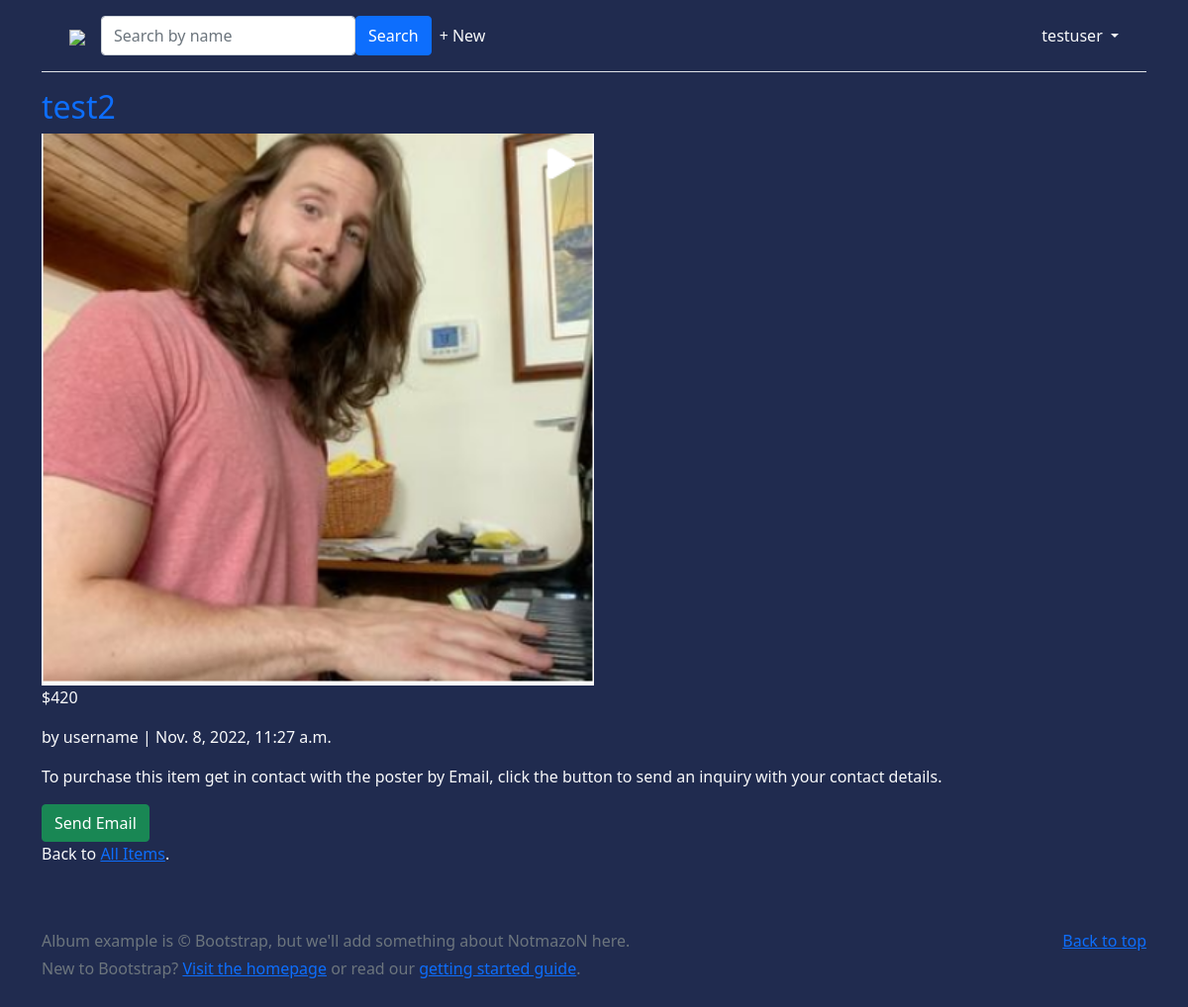
Page /2/ (signed in) on the committed database.
### accounts/models.py (models this page shows)
class CustomUser(AbstractUser):
    age = models.PositiveIntegerField(null=True, blank=True)
    id = models.AutoField(primary_key=True)

### itemsforsale/models.py (models this page shows, shortened)
class Item(models.Model):
    title = models.CharField(max_length=255)
    price = models.CharField(max_length=20)
    description = models.TextField(default='')
    image = models.ImageField(upload_to="images/", default="images/no-img.jpg")
    date = models.DateTimeField(auto_now_add=True)
    author = models.ForeignKey(
        CustomUser,
        on_delete=models.CASCADE,
    )

### itemsforsale/views.py (the view, shortened to what this page needs)
# urls.py: path("<int:pk>/", ItemDetailView.as_view(), name="item_detail"),
class ItemDetailView(LoginRequiredMixin, DetailView):
    model = Item
    template_name = "item_detail.html"
    def get(self, request, pk):
        logging.info('getting item detail view')
        return render(
            request,
            self.template_name,
            context={
                'item': self.get_object()
            },
        )

### templates/item_detail.html (shortened to what this page needs)
{% extends "base.html" %}
{% block content %}
<div class="article-entry">
    <h2 class="text-primary">{{ item.title }}</h2>
    <img src="{{ item.image.url }}" height="50%" width="50%" />
    <p class="text-light">${{ item.price }}</p>
    <p class="text-light">by {{ item.author }} | {{ item.date }}</p>
</div>
{% if item.author == request.user %}
                  <a href="{% url 'item_edit' item.pk %}">Edit</a> |
                    <a href="{% url 'item_delete' item.pk %}">Delete</a>
                    {% else %}
<p class="text-light">To purchase this item get in contact with the poster by Email, click the button to send an inquiry with your contact details.</p>
                    <form method="post">
                    <button class="btn btn-success" >Send Email</button>
                    </form>
                        {% endif %}
<p class="text-light">Back to <a href="{% url 'item_list' %}">All Items</a>.</p>
</div>
{% endblock content %}

### templates/base.html (shortened to what this page needs)
{% load static %}
<!DOCTYPE html>
<html>
<head>
  <link href="https://cdn.jsdelivr.net/npm/bootstrap@5.1.3/dist/css/bootstrap.min.css" rel="stylesheet">
</head>
<body>
  <div class="container">
    <header class="p-3 mb-3 border-bottom">
      <div class="container">
        <div class="d-flex flex-wrap align-items-center justify-content-center
          justify-content-lg-start">
          <a class="navbar-brand" href="{% url 'item_list' %}"><img src="https://images2.imgbox.com/37/91/ZGmZ5cjc_o.png"></a>
          <ul class="nav col-12 col-lg-auto me-lg-auto mb-2 justify-content-center
            mb-md-0">
          <form class="d-flex" action="{% url 'search_results' %}" method="get">
            <input class="form-control" type="search" name="q" placeholder="Search by name" aria-\ label="Search" >
            <button class="btn btn-primary" type="submit">Search</button>
          </form>
          {% if user.is_authenticated %}
            <li><a href="{% url 'item_new' %}" class="nav-link px-2 link-light">+ New</a></li>
          </ul>
          <div class="dropdown text-end">
            <a href="#" class="d-block link-light text-decoration-none dropdown-toggle"
              id="dropdownUser1" data-bs-toggle="dropdown" aria-expanded="false">
              {{ user.username }}
            </a>
          </div>
          {% else %}
          </ul>
          <div class="text-end">
            <a href="{% url 'login' %}" class="btn btn-outline-primary me-2">Log In</a>
            <a href="{% url 'signup' %}" class="btn btn-primary">Sign Up</a>
          </div>
          {% endif %}
        </div>
      </div>
    </header>
    <main>
      {% block content %}
      {% endblock content %}
<footer class="text-muted py-5">
  <div class="container">
    <p class="float-end mb-1">
      <a href="#">Back to top</a>
    </p>
    <p class="mb-1">Album example is © Bootstrap, but we'll add something about NotmazoN here.</p>
    <p class="mb-0">New to Bootstrap? <a href="/">Visit the homepage</a> or read our <a href="/docs/5.1/getting-started/introduction/">getting started guide</a>.</p>
  </div>
</footer>
</body>
</html>

### templates/base.html (style rules this page uses)
body { background-color: #202B4F; }

### rows in the picture
CustomUser: username "testuser"
Item: title "test2", image (picture), price "420", author "username", date "Nov. 8, 2022, 11:27 a.m."
